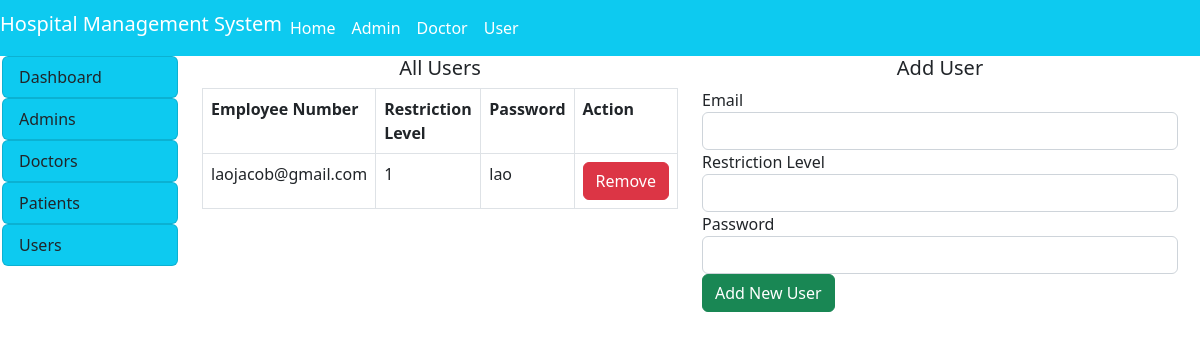
Screenshot of /hms/hms/admin/listofusers.php with the database file from the repository.
### tables this page shows
CREATE TABLE IF NOT EXISTS `user` (
  `restriction_level` int(11) NOT NULL,
  `password` varchar(100) NOT NULL,
  `email` varchar(100) NOT NULL,
  PRIMARY KEY (`email`)
);

### hms/hms/admin/listofusers.php (the view, shortened to what this page needs)
<!DOCTYPE html>
<html>
<head>
</head>
<body>
	<?php
	include("../include/header.php");
	?>
	<div class="container-fluid">
		<div class="col-md-12">
			<div class="row">
				<div class="col-md-2" style="margin-left: -10px;">
					<?php
					include("sidenav.php");
					include("../include/connection.php")
					?>
				</div>
				<div class="col-md-10">
					<div class="col-md-12">
						<div class="row">
							<div class="col-md-6">
								<h5 class="text-center">All Users</h5>
								<?php
								$ad = $_SESSION['admin'];
								$query = "SELECT * FROM user WHERE email != '$ad'";
								$res = mysqli_query($connect,$query);
								 $output = "
								 	<table class='table table-bordered'>
								 	<tr>
									<th>Employee Number</th>
									<th>Restriction Level</th>
                                    <th>Password</th>
									<th>Action</th>
									<tr>
									";
								while ($row = mysqli_fetch_array($res)) {
									$email = $row['email'];
									$restriction_level = $row['restriction_level'];
                                    $password = $row['password'];
									$output .="
										<tr>
										<td>$email</td>
										<td>$restriction_level</td>
                                        <td>$password</td>
										<td>
											<a href='listofusers?email=$email'><button email=$email class='btn btn-danger remove'>Remove</button></a>
										</td>
									";
								}
								$output .="
									</tr>
								</table>
								";
								echo $output;
								?>
							</div>
							<div class="col-md-6">
								<h5 class="text-center">Add User</h5>
								<form method="post" enctype="multipart/form-data">
									<div class="from-group">
										<label>Email</label>
										<input type="text" name="email" class="form-control" autocomplete="off">
									</div>
									<div class="from-group">
										<label>Restriction Level</label>
										<input type="text" name="restriction_level" class="form-control">
									</div>
                                    <div class="from-group">
										<label>Password</label>
										<input type="password" name="password" class="form-control">
									</div>
									<input type="submit" name="add" value="Add New User" class="btn btn-success">
								</form>
							</div>
						</div>
					</div>
				</div>
			</div>
		</div>
	</div>
</body>
</html>

### rows the page displays
user: email "laojacob@gmail.com", restriction_level "1", password "lao"
